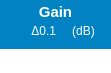
<?xml version="1.0" encoding="UTF-8"?>
<ui version="4.0">
 <class>GainWidget</class>
 <widget class="QWidget" name="GainWidget">
  <property name="geometry">
   <rect>
    <x>0</x>
    <y>0</y>
    <width>111</width>
    <height>73</height>
   </rect>
  </property>
  <property name="windowTitle">
   <string>Form</string>
  </property>
  <layout class="QVBoxLayout" name="verticalLayout" stretch="1,1,1">
   <property name="spacing">
    <number>0</number>
   </property>
   <property name="leftMargin">
    <number>0</number>
   </property>
   <property name="topMargin">
    <number>0</number>
   </property>
   <property name="rightMargin">
    <number>0</number>
   </property>
   <property name="bottomMargin">
    <number>0</number>
   </property>
   <item>
    <widget class="QLabel" name="nameLabel">
     <property name="sizePolicy">
      <sizepolicy hsizetype="Ignored" vsizetype="Preferred">
       <horstretch>0</horstretch>
       <verstretch>0</verstretch>
      </sizepolicy>
     </property>
     <property name="font">
      <font>
       <pointsize>11</pointsize>
       <weight>75</weight>
       <bold>true</bold>
      </font>
     </property>
     <property name="styleSheet">
      <string notr="true">QLabel{
background-color:rgba(0, 130, 195);
color: rgb(255, 255, 255);
border-right:1px solid qlineargradient(spread:reflect, x1:0.5, y1:0.028, x2:0.5, y2:1,
stop:0.158192 rgba(0, 130, 195, 255), stop:0.559322 rgba(0, 0, 0, 255));
}</string>
     </property>
     <property name="text">
      <string>Gain</string>
     </property>
     <property name="alignment">
      <set>Qt::AlignCenter</set>
     </property>
    </widget>
   </item>
   <item>
    <layout class="QHBoxLayout" name="horizontalLayout_2" stretch="1,1">
     <property name="spacing">
      <number>0</number>
     </property>
     <item>
      <widget class="QLabel" name="stepLabel">
       <property name="sizePolicy">
        <sizepolicy hsizetype="Ignored" vsizetype="Ignored">
         <horstretch>0</horstretch>
         <verstretch>0</verstretch>
        </sizepolicy>
       </property>
       <property name="font">
        <font>
         <pointsize>9</pointsize>
        </font>
       </property>
       <property name="styleSheet">
        <string notr="true">QLabel{
background-color:rgba(0, 130, 195);
color: rgb(255, 255, 255);
}</string>
       </property>
       <property name="text">
        <string notr="true">Δ0.1</string>
       </property>
       <property name="alignment">
        <set>Qt::AlignRight|Qt::AlignTop|Qt::AlignTrailing</set>
       </property>
      </widget>
     </item>
     <item>
      <widget class="QLabel" name="unitLabel">
       <property name="sizePolicy">
        <sizepolicy hsizetype="Ignored" vsizetype="Ignored">
         <horstretch>0</horstretch>
         <verstretch>0</verstretch>
        </sizepolicy>
       </property>
       <property name="font">
        <font>
         <pointsize>9</pointsize>
        </font>
       </property>
       <property name="layoutDirection">
        <enum>Qt::LeftToRight</enum>
       </property>
       <property name="styleSheet">
        <string notr="true">QLabel{
background-color:rgba(0, 130, 195);
color: rgb(255, 255, 255);
border-right:1px solid qlineargradient(spread:reflect, x1:0.5, y1:0.028, x2:0.5, y2:1,
stop:0.158192 rgba(0, 130, 195, 255), stop:0.559322 rgba(0, 0, 0, 255));
}</string>
       </property>
       <property name="text">
        <string notr="true">(dB)</string>
       </property>
       <property name="alignment">
        <set>Qt::AlignHCenter|Qt::AlignTop</set>
       </property>
      </widget>
     </item>
    </layout>
   </item>
   <item>
    <layout class="QHBoxLayout" name="horizontalLayout" stretch="1,1">
     <property name="spacing">
      <number>0</number>
     </property>
     <item>
      <widget class="QDoubleSpinBox" name="gainDoubleSpinBox">
       <property name="enabled">
        <bool>true</bool>
       </property>
       <property name="sizePolicy">
        <sizepolicy hsizetype="Ignored" vsizetype="Ignored">
         <horstretch>0</horstretch>
         <verstretch>0</verstretch>
        </sizepolicy>
       </property>
       <property name="font">
        <font>
         <stylestrategy>PreferDefault</stylestrategy>
         <kerning>true</kerning>
        </font>
       </property>
       <property name="focusPolicy">
        <enum>Qt::NoFocus</enum>
       </property>
       <property name="styleSheet">
        <string notr="true">QDoubleSpinBox{
background-color: qlineargradient(spread:pad, x1:0.5, y1:0, x2:0.5, y2:1,
stop:0.158192 rgba(0, 0, 0, 255),
stop:0.559322 rgba(0, 130, 195, 255));
color: rgb(255, 255, 255);
border-top:0px;
border-bottom:0px;
}</string>
       </property>
       <property name="alignment">
        <set>Qt::AlignCenter</set>
       </property>
       <property name="readOnly">
        <bool>true</bool>
       </property>
       <property name="buttonSymbols">
        <enum>QAbstractSpinBox::NoButtons</enum>
       </property>
       <property name="accelerated">
        <bool>true</bool>
       </property>
       <property name="showGroupSeparator" stdset="0">
        <bool>false</bool>
       </property>
       <property name="prefix">
        <string notr="true"/>
       </property>
       <property name="suffix">
        <string notr="true"/>
       </property>
       <property name="decimals">
        <number>1</number>
       </property>
       <property name="singleStep">
        <double>0.100000000000000</double>
       </property>
       <property name="value">
        <double>1.000000000000000</double>
       </property>
      </widget>
     </item>
     <item>
      <widget class="QDoubleSpinBox" name="refGainDoubleSpinBox">
       <property name="sizePolicy">
        <sizepolicy hsizetype="Ignored" vsizetype="Ignored">
         <horstretch>0</horstretch>
         <verstretch>0</verstretch>
        </sizepolicy>
       </property>
       <property name="focusPolicy">
        <enum>Qt::NoFocus</enum>
       </property>
       <property name="styleSheet">
        <string notr="true">QDoubleSpinBox{
selection-background-color :qlineargradient(spread:pad, x1:0.5, y1:0, x2:0.5, y2:1,
stop:0.158192 rgba(0, 0, 0, 255),
stop:0.559322 rgba(0, 130, 195, 255));
background-color: qlineargradient(spread:pad, x1:0.5, y1:0, x2:0.5, y2:1,
stop:0.158192 rgba(0, 0, 0, 255),
stop:0.559322 rgba(0, 130, 195, 255));
color: rgb(255, 255, 255);
border-top:0px;
border-bottom:0px;
border-right:1px solid qlineargradient(spread:pad, x1:0.5, y1:0.15, x2:0.5, y2:1,
stop:0.158192 rgba(0, 0, 0, 255), stop:0.757062 rgba(0, 130, 195, 255));
}</string>
       </property>
       <property name="alignment">
        <set>Qt::AlignLeading|Qt::AlignLeft|Qt::AlignVCenter</set>
       </property>
       <property name="readOnly">
        <bool>true</bool>
       </property>
       <property name="buttonSymbols">
        <enum>QAbstractSpinBox::NoButtons</enum>
       </property>
       <property name="showGroupSeparator" stdset="0">
        <bool>false</bool>
       </property>
       <property name="prefix">
        <string notr="true">(</string>
       </property>
       <property name="suffix">
        <string notr="true">)</string>
       </property>
       <property name="decimals">
        <number>1</number>
       </property>
       <property name="singleStep">
        <double>0.100000000000000</double>
       </property>
       <property name="value">
        <double>0.000000000000000</double>
       </property>
      </widget>
     </item>
    </layout>
   </item>
  </layout>
 </widget>
 <resources/>
 <connections/>
</ui>
